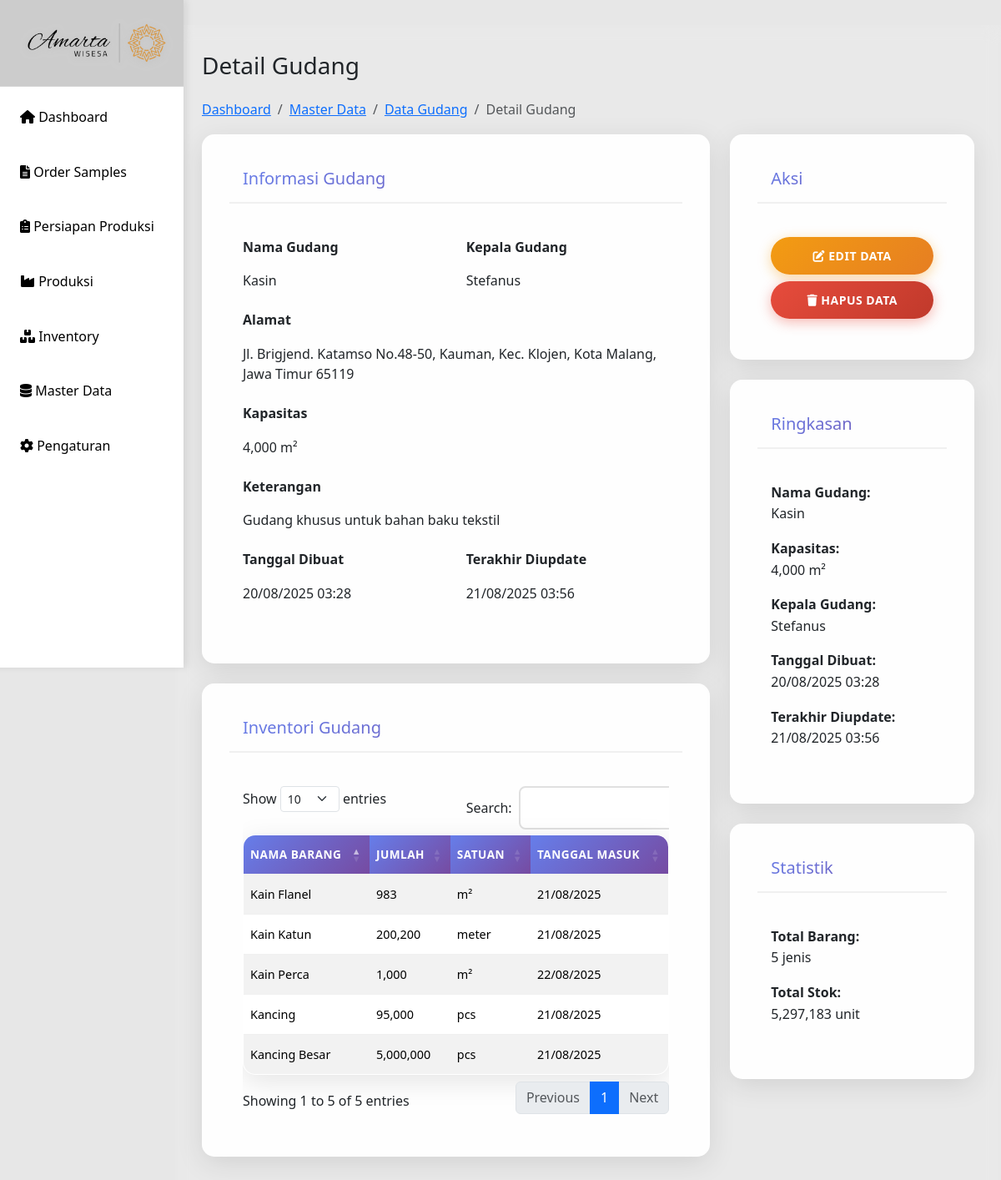
Before: /detail-gudang.php?id=3 with the older database file.
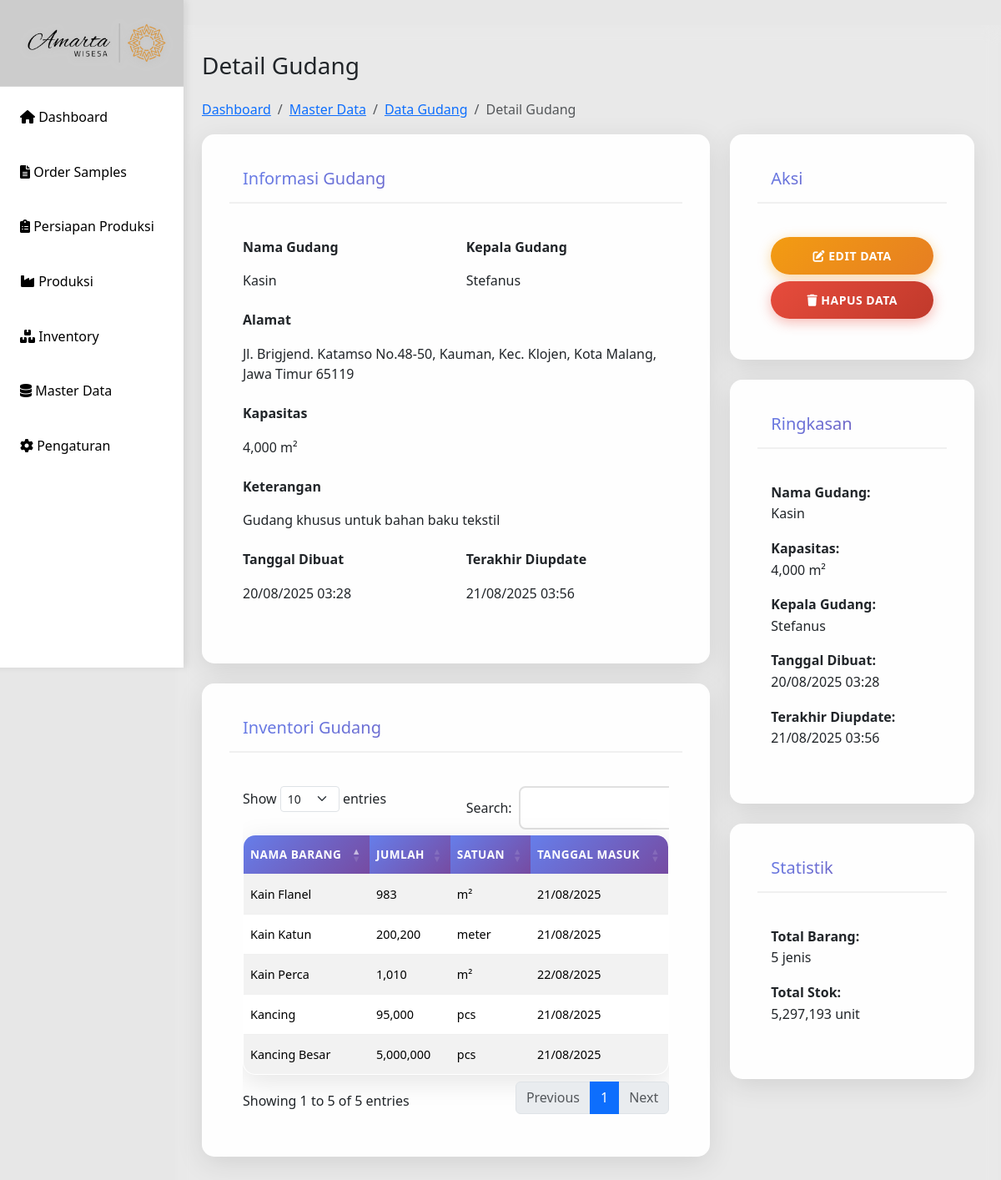
After: the same page with the newer database file.
### tables this page shows
CREATE TABLE `inventory_gudang` (
  `id_inventory` int(11) NOT NULL,
  `id_gudang` int(11) NOT NULL,
  `nama_barang` varchar(100) NOT NULL,
  `jumlah` int(11) NOT NULL DEFAULT 0,
  `stok_akhir` int(11) NOT NULL DEFAULT 0,
  `satuan` varchar(20) NOT NULL,
  `tanggal_masuk` date DEFAULT NULL,
  `tanggal_update` timestamp NOT NULL DEFAULT current_timestamp() ON UPDATE current_timestamp()
);

### detail-gudang.php (the view, shortened to what the changed rows need)
<?php
include 'includes/header.php';
include 'config/db.php';
$id_gudang = $_GET['id'];
$inventory_data = [];
$inventory_sql = "SELECT * FROM inventory_gudang WHERE id_gudang = ? ORDER BY nama_barang ASC";
$stmt_inventory = mysqli_prepare($conn, $inventory_sql);
if ($stmt_inventory) {
    mysqli_stmt_bind_param($stmt_inventory, "i", $id_gudang);
    mysqli_stmt_execute($stmt_inventory);
    $inventory_result = mysqli_stmt_get_result($stmt_inventory);
    $inventory_data = mysqli_fetch_all($inventory_result, MYSQLI_ASSOC);
}
?>
<div class="main-content">
    <div class="row">
        <div class="col-12">
            <h1 class="h3 mb-4">Detail Gudang</h1>
            <div class="row">
                <div class="col-md-8">
                    <?php if (!empty($inventory_data)): ?>
                    <div class="card mt-4">
                        <div class="card-body">
                            <div class="table-responsive">
                                <table id="invGudangTable" class="table table-striped">
                                    <thead>
                                        <tr>
                                            <th>Nama Barang</th>
                                            <th>Jumlah</th>
                                            <th>Satuan</th>
                                            <th>Tanggal Masuk</th>
                                        </tr>
                                    </thead>
                                    <tbody>
                                        <?php foreach ($inventory_data as $item): ?>
                                        <tr>
                                            <td><?= htmlspecialchars($item['nama_barang']); ?></td>
                                            <td><?= number_format($item['jumlah']); ?></td>
                                            <td><?= htmlspecialchars($item['satuan']); ?></td>
                                            <td><?= date('d/m/Y', strtotime($item['tanggal_masuk'])); ?></td>
                                        </tr>
                                        <?php endforeach; ?>
                                    </tbody>
                                </table>
                            </div>
                        </div>
                    </div>
                    <?php endif; ?>
                </div>
                <div class="col-md-4">
                    <div class="card mt-3">
                        <div class="card-body">
                            <p><strong>Total Barang:</strong><br>
                            <?= count($inventory_data); ?> jenis</p>
                            <p><strong>Total Stok:</strong><br>
                            <?= count($inventory_data) > 0 ? number_format(array_sum(array_column($inventory_data, 'jumlah'))) : 0; ?> unit</p>
                        </div>
                    </div>
                </div>
            </div>
        </div>
    </div>
</div>
<?php
include 'includes/footer.php';
?>

Changed rows visible on the page:
changed inventory_gudang "Kain Perca": jumlah "1,000" → "1,010"
Other visible differences:
array_sum(array_column($inventory_data, 'jumlah')): "5,297,183" → "5,297,193"
